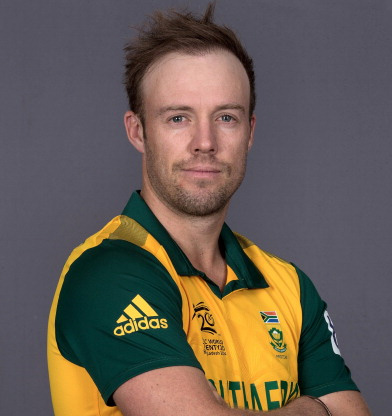
#> input picture Gui Features/devilliers.jpeg, 392 x 416 px
$ python basic.py
#> lines starting #> are read from the running program, lines starting #| are printed output that depends on the picture
import numpy as np
import cv2

img = cv2.imread('./devilliers.jpeg')
#> img is the input picture: shape (416, 392, 3); mean B, G, R 83.2, 92.1, 102.9

cv2.imshow('image',img)

# Grey scale
img1 = cv2.imread('./devilliers.jpeg',0)
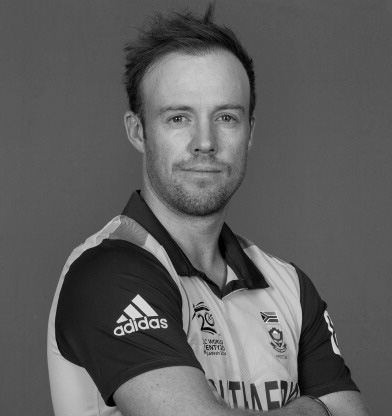
#> img1: shape (416, 392); min 0, max 240, mean 94.3

cv2.imshow('grey',img1)

cv2.waitKey(0)

cv2.destroyAllWindows()
